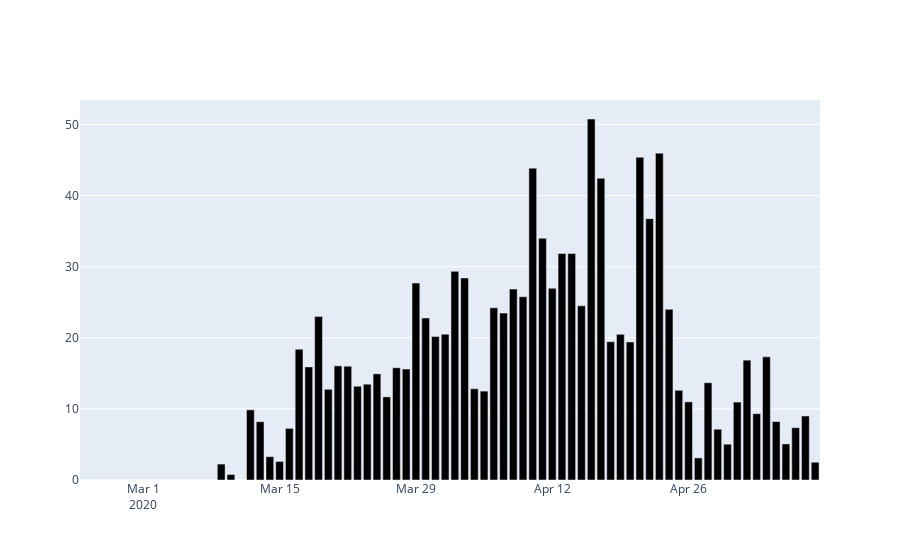

Notebook source saved alongside this figure:
### Code cell
dta = df_sursaud[df_sursaud["dep"] == "18"]
fig = go.Figure()
clrs = ["black"] * len(dta["taux_covid"])
fig.add_trace(go.Bar(x = dta["date_de_passage"], y = dta["taux_covid"]*100, marker_color=clrs))
#fig.update_xaxes(range=["2020-04-15", "2020-05-12"])
fig.show()

### Figure 1 — Plotly figure (JSON) as saved in the notebook; plotly's stock layout.template omitted (floating-point values rounded to 4 significant figures)
{"data": [{"marker": {"color": ["black", "black", "black", "black", "black", "black", "black", "black", "black", "black", "black", "black", "black", "black", "black", "black", "black", "black", "black", "black", "black", "black", "black", "black", "black", "black", "black", "black", "black", "black", "black", "black", "black", "black", "black", "black", "black", "black", "black", "black", "black", "black", "black", "black", "black", "black", "black", "black", "black", "black", "black", "black", "black", "black", "black", "black", "black", "black", "black", "black", "black", "black", "black", "black", "black", "black", "black", "black", "black", "black", "black", "black", "black", "black", "black", "black"]}, "type": "bar", "x": ["2020-02-24", "2020-02-25", "2020-02-26", "2020-02-27", "2020-02-28", "2020-02-29", "2020-03-01", "2020-03-02", "2020-03-03", "2020-03-04", "2020-03-05", "2020-03-06", "2020-03-07", "2020-03-08", "2020-03-09", "2020-03-10", "2020-03-11", "2020-03-12", "2020-03-13", "2020-03-14", "2020-03-15", "2020-03-16", "2020-03-17", "2020-03-18", "2020-03-19", "2020-03-20", "2020-03-21", "2020-03-22", "2020-03-23", "2020-03-24", "2020-03-25", "2020-03-26", "2020-03-27", "2020-03-28", "2020-03-29", "2020-03-30", "2020-03-31", "2020-04-01", "2020-04-02", "2020-04-03", "2020-04-04", "2020-04-05", "2020-04-06", "2020-04-07", "2020-04-08", "2020-04-09", "2020-04-10", "2020-04-11", "2020-04-12", "2020-04-13", "2020-04-14", "2020-04-15", "2020-04-16", "2020-04-17", "2020-04-18", "2020-04-19", "2020-04-20", "2020-04-21", "2020-04-22", "2020-04-23", "2020-04-24", "2020-04-25", "2020-04-26", "2020-04-27", "2020-04-28", "2020-04-29", "2020-04-30", "2020-05-01", "2020-05-02", "2020-05-03", "2020-05-04", "2020-05-05", "2020-05-06", "2020-05-07", "2020-05-08", "2020-05-09"], "y": [0, 0, 0, 0, 0, 0, 0, 0, 0, 0, 0, 0, 0, 0, 2.239, 0.7752, 0, 9.868, 8.197, 3.279, 2.609, 7.258, 18.39, 15.91, 22.99, 12.75, 16.05, 16, 13.19, 13.48, 14.93, 11.69, 15.79, 15.6, 27.69, 22.78, 20.18, 20.51, 29.35, 28.42, 12.82, 12.5, 24.21, 23.47, 26.85, 25.77, 43.86, 34, 26.97, 31.86, 31.86, 24.49, 50.77, 42.42, 19.44, 20.48, 19.42, 45.39, 36.75, 45.96, 24, 12.61, 10.99, 3.106, 13.68, 7.143, 5.036, 10.96, 16.85, 9.322, 17.32, 8.219, 5.072, 7.353, 9, 2.5]}], "layout": {}}
